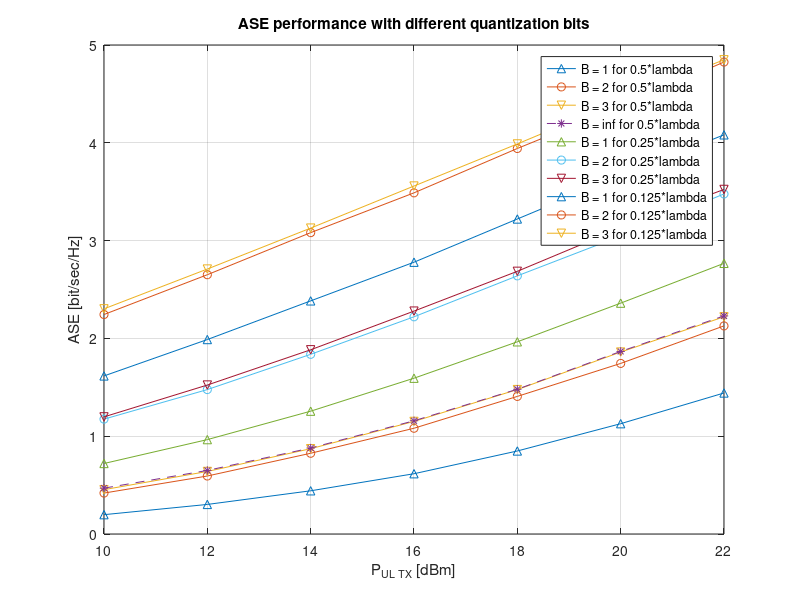

The MATLAB source for this figure:
clear all;close all;clc;
P_UL_Tx = 10:2:22;
load ASE_dB_B1_D_F17.mat;
figure;
plot(P_UL_Tx,ASE_dB,'-^');
hold on;

load ASE_dB_B2_D_F17.mat;
plot(P_UL_Tx,ASE_dB,'-o');
hold on;

load ASE_dB_B3_D_F17.mat;
plot(P_UL_Tx,ASE_dB,'-v');
hold on;

load ASE_dB_Binf_D_F17.mat;
plot(P_UL_Tx,ASE_dB,'--*');
hold on;

load ASE_dB_B1_U_F17.mat;
plot(P_UL_Tx,ASE_dB,'-^');
hold on;

load ASE_dB_B2_U_F17.mat;
plot(P_UL_Tx,ASE_dB,'-o');
hold on;

load ASE_dB_B3_U_F17.mat;
plot(P_UL_Tx,ASE_dB,'-v');
hold on;

load ASE_dB_B1_LA8_F17.mat;
plot(P_UL_Tx,ASE_dB,'-^');
hold on;

load ASE_dB_B2_LA8_F17.mat;
plot(P_UL_Tx,ASE_dB,'-o');
hold on;

load ASE_dB_B3_LA8_F17.mat;
plot(P_UL_Tx,ASE_dB,'-v');
hold on;
grid on;
xlabel('P_U_L_ _T_X [dBm]');
ylabel('ASE [bit/sec/Hz]');
title('ASE performance with different quantization bits')
legend('B = 1 for 0.5*lambda','B = 2 for 0.5*lambda','B = 3 for 0.5*lambda','B = inf for 0.5*lambda',...
    'B = 1 for 0.25*lambda','B = 2 for 0.25*lambda','B = 3 for 0.25*lambda',...
    'B = 1 for 0.125*lambda','B = 2 for 0.125*lambda','B = 3 for 0.125*lambda');